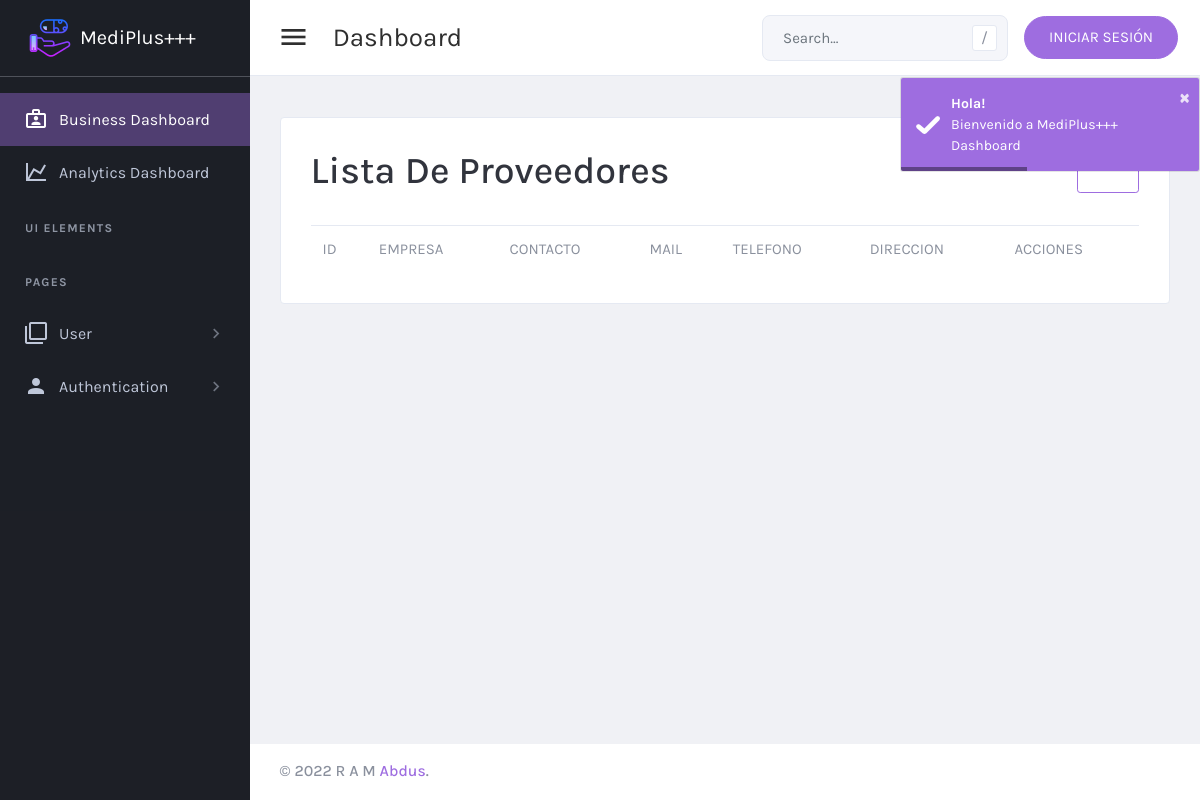
The app's page /controlador/proveedorLista.php, older data.
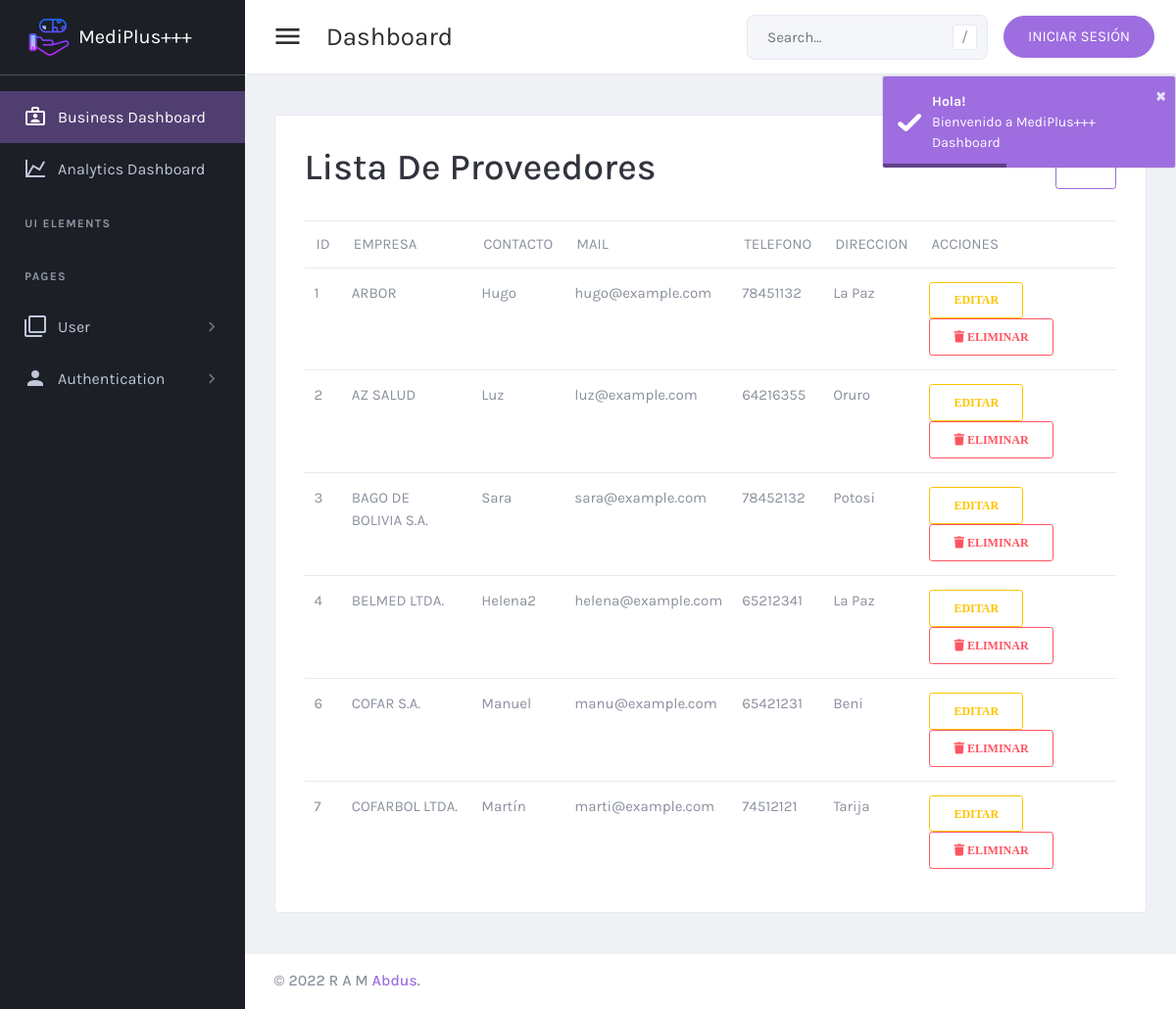
The same page, newer data.
### tables this page shows
CREATE TABLE `proveedor` (
  `id_proveedor` int(11) NOT NULL,
  `empresa` varchar(150) NOT NULL,
  `contacto` varchar(100) NOT NULL,
  `mail` varchar(100) NOT NULL,
  `telefono` varchar(45) NOT NULL,
  `direccion` varchar(100) NOT NULL,
  `estado` tinyint(4) NOT NULL
);

### controlador/proveedorLista.php (called while the page is built, shortened)
<?php
include("../modelo/proveedorClase.php");
$prov=new Proveedor("", "", "", "", "", "");
$r=$prov->listarProveedor();
include("../vista/proveedorLista.php");
?>

### modelo/proveedorClase.php (called while the page is built, shortened)
<?php
class Proveedor{
    public function listarProveedor(){
		$db = new Conexion();
		$sql = $db->query("SELECT * FROM proveedor");
		return $sql;
	}
}
?>

### vista/proveedorLista.php (the view)
<?php
include("../vista/components/header.php");
?>
<div class="card card-default">
  <div class="card-header ">
    <h1>Lista de Proveedores</h1>
    <a href="../vista/reportes/reporteproveedor.php"class="btn btn-sm btn-outline-primary" ><i class="mdi mdi-pencil-box"></i></a>
  </div>
  <div class="card-body">
      <table id="productsTable" class="table table-hover table-product" style="width:100%">
              <thead>
                  <td> ID </td>
                  <td> EMPRESA </td>
                  <td> CONTACTO </td>
                  <td> MAIL </td>
                  <td> TELEFONO </td>
                  <td> DIRECCION </td>
                  <td> ACCIONES </td>
              </thead>
              <tbody>
                  <?php
                  while ($fila = mysqli_fetch_array($r)) {
                      echo "<tr>";
                      echo " <td>" . $fila['id_proveedor'] . "</td>";
                      echo " <td>" . $fila['empresa'] . "</td>";
                      echo " <td>" . $fila['contacto'] . "</td>";
                      echo " <td>" . $fila['mail'] . "</td>";
                      echo " <td>" . $fila['telefono'] . "</td>";
                      echo " <td>" . $fila['direccion'] . "</td>";
                  ?>
                    <td>
                      <a href="../controlador/modificarProveedor.php?id=<?= $fila['id_proveedor'] ?>" class="btn btn-sm btn-outline-warning"><i class="fa fa-pencil-square" aria-hidden="true">EDITAR </i> </a>
                        <a onclick="return confirm('Desea eliminar este registro?');" href="eliminarProveedor.php?id=<?= $fila['id_proveedor'] ?>" class="btn btn-sm btn-outline-danger"><i class="fa fa-trash" aria-hidden="true"> ELIMINAR</i> </a>
                      </td>
                  <?php
                      echo "</tr>";
                  }
                  ?>
              </tbody>
          </table>
  </div>
</div>
<?php
include("../vista/components/footer.php");
?>

Row changes from the older to the newer data that the page shows:
added proveedor: id_proveedor "1", empresa "ARBOR", contacto "Hugo", mail "hugo@example.com", telefono "78451132", direccion "La Paz"
added proveedor: id_proveedor "2", empresa "AZ SALUD", contacto "Luz", mail "luz@example.com", telefono "64216355", direccion "Oruro"
added proveedor: id_proveedor "3", empresa "BAGO DE BOLIVIA S.A.", contacto "Sara", mail "sara@example.com", telefono "78452132", direccion "Potosi"
added proveedor: id_proveedor "4", empresa "BELMED LTDA.", contacto "Helena2", mail "helena@example.com", telefono "65212341", direccion "La Paz"
added proveedor: id_proveedor "6", empresa "COFAR S.A.", contacto "Manuel", mail "manu@example.com", telefono "65421231", direccion "Beni"
added proveedor: id_proveedor "7", empresa "COFARBOL LTDA.", contacto "Martín", mail "marti@example.com", telefono "74512121", direccion "Tarija"
